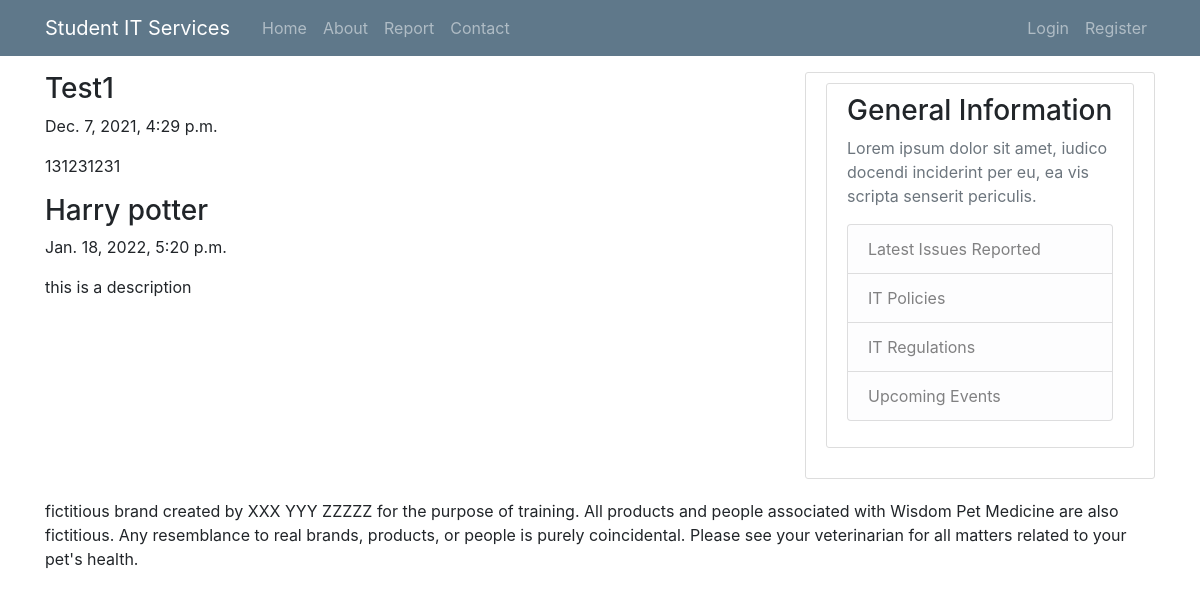
/, run on an earlier commit of the app's database.
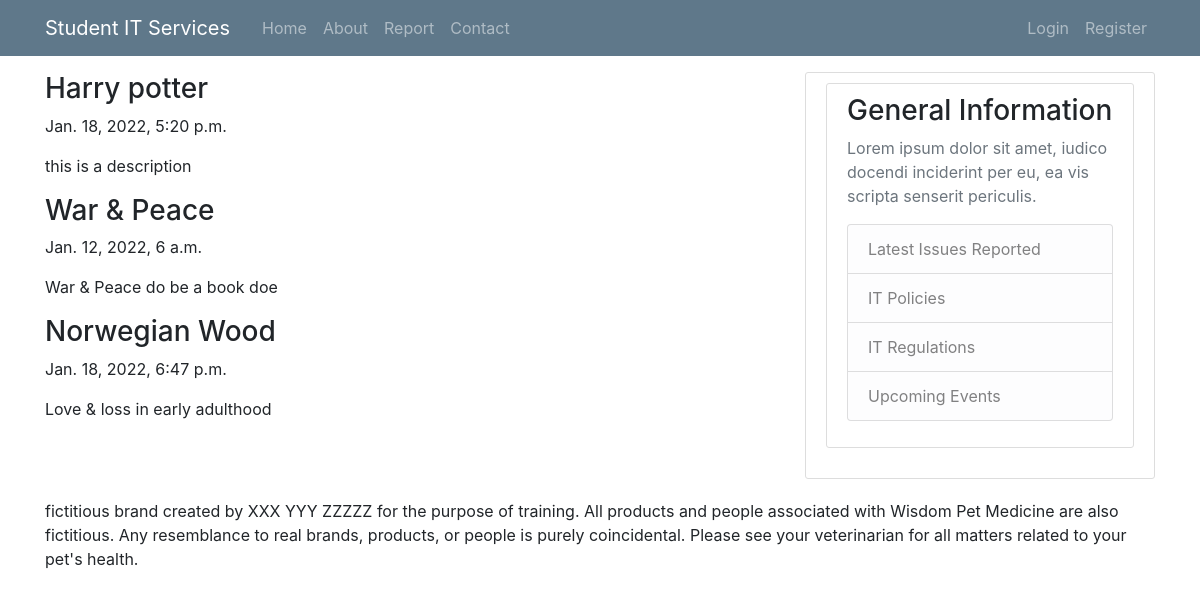
And on a later commit of the database.
### bookreporting/models.py (models this page shows)
class Book(models.Model):
    name = models.CharField(max_length=100)
    submitter = models.CharField(max_length=100)
    submission_date = models.DateTimeField()
    description = models.TextField(blank=True)
    authors = models.ManyToManyField('author',blank=True)

### bookreporting/views.py (the view)
# urls.py: 2. Add a URL to urlpatterns:  path('', views.home, name='home')
def home(request):
    books = Book.objects.all()
    authors = Author.objects.all()
    return render(request, 'home.html', {'books':books,'authors':authors})

### bookreporting/templates/home.html (shortened to what this page needs)
{% extends "base.html" %}
{%block content%}
<div>
    {% for book in books %}
    <div class="bookname">
            <h3>{{ book.name|capfirst }}</h3>
        <p>
            {{ book.submission_date}}
        </p>
        <p>
            {{book.description}}
        </p>
    </div>
    {% endfor %}
</div>
{%endblock%}

### bookreporting/templates/base.html (shortened to what this page needs)
{% load  static %}
<!DOCTYPE html>
<html lang="en-US">
    <head>
    <link rel="stylesheet" href="{% static 'css/styles.css' %}"/>
    <link rel="stylesheet" href="https://maxcdn.bootstrapcdn.com/bootstrap/4.0.0/css/bootstrap.min.css">
</head>
    <body class="wide">
        <div id="page" class="container">
            <header class="site-header">
                <nav class="navbar navbar-expand-md navbar-dark bg-steel fixed-top">
                  <div class="container">
                    <a class="navbar-brand mr-4" href="#">Student IT Services</a>
                    <div class="collapse navbar-collapse" id="navbarToggle">
                      <div class="navbar-nav mr-auto">
                        <a class="nav-item nav-link" href={% url 'bookreporting-home'%}>Home</a>
                        <a class="nav-item nav-link" href={% url 'bookreporting-about'%}>About</a>
                         <a class="nav-item nav-link" href="#">Report</a>
                          <a class="nav-item nav-link" href="#">Contact</a>
                      </div>
                      <div class="navbar-nav">
                        <a class="nav-item nav-link" href="#">Login</a>
                        <a class="nav-item nav-link" href="#">Register</a>
                      </div>
                    </div>
                  </div>
                </nav>
            </header>
            <br>
            <br>
            <br>
            <div class="row">
                <div class="col-md-8">
                    {% block content %}
                    {% endblock %}
                </div>
                <div class="col-md-4">
                <div class="content-section">
                    <div class="content-section">
                        <h3>General Information</h3>
                        <p class='text-muted'>Lorem ipsum dolor sit amet, iudico docendi inciderint per eu, ea vis scripta senserit periculis.
                            <ul class="list-group">
                            <li class="list-group-item list-group-item-light">Latest Issues Reported</li>
                            <li class="list-group-item list-group-item-light">IT Policies</li>
                            <li class="list-group-item list-group-item-light">IT Regulations</li>
                            <li class="list-group-item list-group-item-light">Upcoming Events</li>
                            </ul>
                        </p>
                        </div>
                </div>
                </div>
            </div>
            <footer id="colophon">
                <div class="inner-wrap">
                    fictitious brand created by XXX YYY ZZZZZ for the purpose of training. All products and people associated with Wisdom Pet Medicine are also fictitious. Any resemblance to real brands, products, or people is purely coincidental. Please see your veterinarian for all matters related to your pet's health.
                </div>
            </footer>
        </div>
    </body>
</html>

### bookreporting/static/css/styles.css (style rules this page uses)
body { background: #fafafa; color: #333333; margin-top: 5rem; }
h1, h2, h3, h4, h5, h6 { color: #444444; }
ul { margin: 0; }
.bg-steel { background-color: #5f788a; }
.site-header .navbar-nav .nav-link { color: #cbd5db; }
.content-section { background: #ffffff; padding: 10px 20px; border: 1px solid #dddddd; border-radius: 3px; margin-bottom: 20px; }

What changed in the data, as far as the page shows it:
removed Book: name "Test1", submission_date "Dec. 7, 2021, 4:29 p.m.", description "131231231"
added Book: name "War & Peace", submission_date "Jan. 12, 2022, 6 a.m.", description "War & Peace do be a book doe"
added Book: name "Norwegian Wood", submission_date "Jan. 18, 2022, 6:47 p.m.", description "Love & loss in early adulthood"
